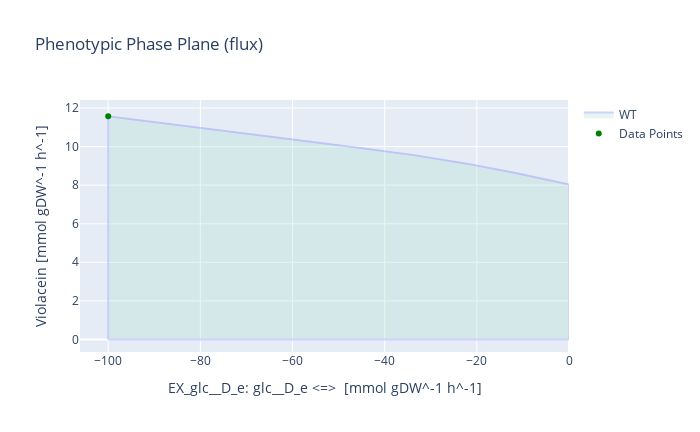

Notebook source saved alongside this figure:
### Code cell
# With glucose as substrate
medium = model_LB_vio_fad.medium

with model_LB_vio_fad:
    
    model_LB_vio_fad.medium = medium
    
    model_LB_vio_fad.objective = model_LB_vio_fad.reactions.Violacein
    violacein_production = model_LB_vio_fad.optimize().objective_value
    
    model_LB_vio_fad.objective = model_LB_vio_fad.reactions.Growth
    growth_rate = model_LB_vio_fad.optimize().objective_value
    
    violacein_glc_yield = violacein_production / (-1*model_LB_vio_fad.reactions.EX_glc__D_e.flux)
    
    print('Oxygen and glucose boundaries set to default values (-10):')
    print('- Growth rate for V. natriegens [h^-1]:', growth_rate)
    print('- Max. violacein production [mmol gDW^-1 h^-1]:', violacein_production)
    print('- Theoretical maximum yield [mmol_vio / mmol_glc]:', violacein_glc_yield)
    
    model_LB_vio_fad.reactions.EX_o2_e.lower_bound = -100
    model_LB_vio_fad.reactions.EX_glc__D_e.lower_bound = -100
    
    
    model_LB_vio_fad.objective = model_LB_vio_fad.reactions.Violacein
    violacein_production = model_LB_vio_fad.optimize().objective_value
    
    model_LB_vio_fad.objective = model_LB_vio_fad.reactions.Growth
    growth_rate = model_LB_vio_fad.optimize().objective_value
    
    violacein_glc_yield = violacein_production / (-1*model_LB_vio_fad.reactions.EX_glc__D_e.flux)
    
    result = phenotypic_phase_plane(model_LB_vio_fad, 
                                variables=[model_LB_vio_fad.reactions.EX_glc__D_e],
                                objective=model_LB_vio_fad.reactions.Violacein,
                                points=10)
    x = result.data_frame.EX_glc__D_e[result.data_frame.objective_upper_bound.idxmax()]
    y = result.data_frame.objective_upper_bound[result.data_frame.objective_upper_bound.idxmax()]
    result.plot(plotter, points=[(x,y)], points_colors=["green"])
    
    print('Setting oxygen and glucose boundaries to -1000:')
    print("- The optimal glucose uptake for Violacein flux is [h^-1]:", result.data_frame.EX_glc__D_e[result.data_frame.objective_upper_bound.idxmax()])
    print('- Growth rate for V. natriegens [h^-1]:', growth_rate)
    print('- Max. violacein production [mmol gDW^-1 h^-1]:', violacein_production)
    print('- Theoretical maximum yield [mmol_vio / mmol_glc]:', violacein_glc_yield)

### Figure 1 — Plotly figure (JSON) as saved in the notebook; plotly's stock layout.template omitted (floating-point values rounded to 4 significant figures)
{"data": [{"fill": "toself", "fillcolor": "#B3E2CD", "hoverinfo": "none", "marker": {"line": {"color": "#B3E2CD"}, "opacity": 0.3}, "mode": "lines", "name": "WT", "opacity": 0.3, "type": "scatter", "x": [-100, -88.89, -77.78, -66.67, -55.56, -44.44, -33.33, -22.22, -11.11, 0, 0, -11.11, -22.22, -33.33, -44.44, -55.56, -66.67, -77.78, -88.89, -100, -100, -100], "y": [-1.286e-14, 1.47e-14, -3.063e-14, 1.194e-15, 5.982e-18, 1.015e-14, 3.599e-15, -1.838e-15, -1.531e-15, 0, 8.038, 8.604, 9.117, 9.546, 9.9, 10.24, 10.57, 10.91, 11.24, 11.57, -1.286e-14, 11.57]}, {"marker": {"color": ["green"]}, "mode": "markers", "name": "Data Points", "type": "scatter", "x": [-100], "y": [11.57]}], "layout": {"height": 432, "title": {"text": "Phenotypic Phase Plane (flux)"}, "width": 700, "xaxis": {"autorange": true, "range": [-106.1, 0], "title": {"text": "EX_glc__D_e: glc__D_e <=>  [mmol gDW^-1 h^-1]"}, "type": "linear"}, "yaxis": {"autorange": true, "range": [-0.6536, 12.42], "title": {"text": "Violacein [mmol gDW^-1 h^-1]"}, "type": "linear"}}}
